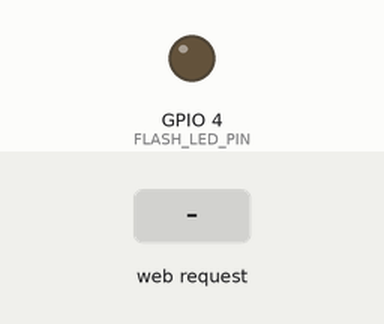
Simulated run of this sketch. Board: ESP32. Shown: output pins drawn as LEDs (lit = HIGH). Inputs (shaded band) come from the test bench. WiFi joins after 1.5 s; servers stay silent unless stated; uploads are accepted with an empty reply; the camera gives no picture; what the sketch prints to the serial monitor is not drawn.

Above: at 3.7 s.
3.8 s: HTTP request GET /capture?flash=1 received
At 4.04 s:
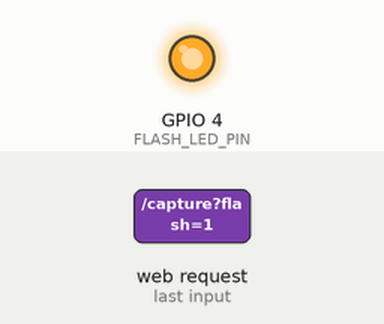
5.6 s: HTTP request GET /capture?flash=retrying received
7.2 s: HTTP request GET /capture?type=1 received
Timing chart, 0 to 10.2 s (numbered marks = the images above; inputs shaded):
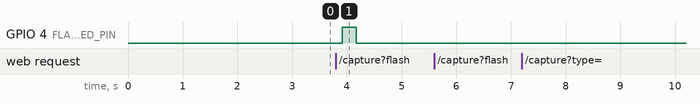

Measured:
- after the input at 3.8 s, GPIO 4 (FLASH_LED_PIN): LOW → HIGH after 0.11 s, → LOW 0.26 s later
- after the input at 5.6 s, every drawn part: stays the same
- after the input at 7.2 s, every drawn part: stays the same

The sketch:

esp32_camera.ino
```cpp
#include "esp_camera.h"
#include <WiFi.h>
#include <HTTPClient.h>
#include <WebServer.h>

// WiFi credentials
const char* ssid = "parking";
const char* password = "0000011111";

// Server IP (your laptop)
const char* serverURL = "http://10.137.170.161:5000/api/analyze-plate";

// Camera pins (AI-Thinker ESP32-CAM)a
#define PWDN_GPIO_NUM     32
#define RESET_GPIO_NUM    -1
#define XCLK_GPIO_NUM      0
#define SIOD_GPIO_NUM     26
#define SIOC_GPIO_NUM     27
#define Y9_GPIO_NUM       35
#define Y8_GPIO_NUM       34
#define Y7_GPIO_NUM       39
#define Y6_GPIO_NUM       36
#define Y5_GPIO_NUM       21
#define Y4_GPIO_NUM       19
#define Y3_GPIO_NUM       18
#define Y2_GPIO_NUM        5
#define VSYNC_GPIO_NUM    25
#define HREF_GPIO_NUM     23
#define PCLK_GPIO_NUM     22
#define FLASH_LED_PIN      4

WebServer server(80);
bool useFlash = false;
String captureType = "entry";  // "entry" or "exit"

void setup() {
  Serial.begin(115200);

  pinMode(FLASH_LED_PIN, OUTPUT);
  digitalWrite(FLASH_LED_PIN, LOW);

  // Use DHCP to get IP on same subnet as laptop
  // Removed static IP configuration

  // Camera config
  camera_config_t config;
  config.ledc_channel = LEDC_CHANNEL_0;
  config.ledc_timer = LEDC_TIMER_0;
  config.pin_d0 = Y2_GPIO_NUM;
  config.pin_d1 = Y3_GPIO_NUM;
  config.pin_d2 = Y4_GPIO_NUM;
  config.pin_d3 = Y5_GPIO_NUM;
  config.pin_d4 = Y6_GPIO_NUM;
  config.pin_d5 = Y7_GPIO_NUM;
  config.pin_d6 = Y8_GPIO_NUM;
  config.pin_d7 = Y9_GPIO_NUM;
  config.pin_xclk = XCLK_GPIO_NUM;
  config.pin_pclk = PCLK_GPIO_NUM;
  config.pin_vsync = VSYNC_GPIO_NUM;
  config.pin_href = HREF_GPIO_NUM;
  config.pin_sscb_sda = SIOD_GPIO_NUM;
  config.pin_sscb_scl = SIOC_GPIO_NUM;
  config.pin_pwdn = PWDN_GPIO_NUM;
  config.pin_reset = RESET_GPIO_NUM;
  config.xclk_freq_hz = 20000000;
  config.pixel_format = PIXFORMAT_JPEG;
  config.frame_size = FRAMESIZE_SVGA;
  config.jpeg_quality = 12;
  config.fb_count = 1;

  esp_camera_init(&config);

  WiFi.begin(ssid, password);
  while (WiFi.status() != WL_CONNECTED) {
    delay(1000);
    Serial.println("Connecting...");
  }
  Serial.println("WiFi connected: " + WiFi.localIP().toString());
  Serial.println("Gateway: " + WiFi.gatewayIP().toString());
  Serial.println("Server: " + String(serverURL));

  // Test server connectivity on boot
  Serial.println("\nTesting server connection...");
  WiFiClient testClient;
  if (testClient.connect("10.137.170.161", 5000)) {
    Serial.println("✅ Server is reachable!");
    testClient.stop();
  } else {
    Serial.println("❌ Cannot reach server at 10.137.170.161:5000");
    Serial.println("Check: 1) Flask running 2) Firewall 3) Same network");
  }

  // Setup web server for capture triggers
  server.on("/capture", handleCapture);
  server.begin();
}

void loop() {
  server.handleClient();
  // Only capture when triggered - no auto capture
  delay(100);
}

void handleCapture() {
  // Get parameters from ESP8266
  if (server.hasArg("flash")) {
    useFlash = server.arg("flash") == "1";
  }

  if (server.hasArg("type")) {
    captureType = server.arg("type");  // "entry" or "exit"
  }

  Serial.println("Capture triggered - Type: " + captureType + ", Flash: " + (useFlash ? "ON" : "OFF"));

  server.send(200, "text/plain", "OK");

  // Capture immediately when triggered
  delay(100);
  captureAndSend();
}

void captureAndSend() {
  Serial.println("\n=== STARTING IMAGE CAPTURE ===");
  Serial.println("Flash: " + String(useFlash ? "ON" : "OFF"));
  Serial.println("Type: " + captureType);

  if (useFlash) {
    Serial.println("Turning on flash...");
    digitalWrite(FLASH_LED_PIN, HIGH);
    delay(200);
  }

  Serial.println("Capturing image...");
  camera_fb_t * fb = esp_camera_fb_get();
  if (!fb) {
    Serial.println("❌ CAPTURE FAILED!");
    digitalWrite(FLASH_LED_PIN, LOW);
    return;
  }

  Serial.println("✅ Image captured successfully");
  Serial.println("Image size: " + String(fb->len) + " bytes");

  digitalWrite(FLASH_LED_PIN, LOW);

  Serial.println("\n=== SENDING TO SERVER ===");
  Serial.println("Server URL: " + String(serverURL));

  // Test connectivity first
  WiFiClient testClient;
  Serial.println("Testing connection to 10.137.170.161:5000...");
  if (!testClient.connect("10.137.170.161", 5000)) {
    Serial.println("❌ Cannot connect to server! Check:");
    Serial.println("  1. Flask server running?");
    Serial.println("  2. Server IP = 10.137.170.161?");
    Serial.println("  3. Windows Firewall port 5000 open?");
    esp_camera_fb_return(fb);
    return;
  }
  testClient.stop();
  Serial.println("✅ Server reachable, sending image...");

  HTTPClient http;
  http.begin(serverURL);
  http.setTimeout(30000);  // 30 second timeout for AI processing

  String boundary = "----ESP32Boundary";
  String contentType = "multipart/form-data; boundary=" + boundary;
  http.addHeader("Content-Type", contentType);
  Serial.println("Content-Type: " + contentType);

  String body = "--" + boundary + "\r\n";
  body += "Content-Disposition: form-data; name=\"image\"; filename=\"esp32.jpg\"\r\n";
  body += "Content-Type: image/jpeg\r\n\r\n";

  // Add type parameter to the request
  String typeField = "\r\n--" + boundary + "\r\n";
  typeField += "Content-Disposition: form-data; name=\"type\"\r\n\r\n";
  typeField += captureType;

  String footer = "\r\n--" + boundary + "--\r\n";

  int totalLen = body.length() + fb->len + typeField.length() + footer.length();
  Serial.println("Total payload size: " + String(totalLen) + " bytes");

  uint8_t* postData = (uint8_t*)malloc(totalLen);
  if (!postData) {
    Serial.println("❌ Memory allocation failed!");
    esp_camera_fb_return(fb);
    return;
  }

  int offset = 0;
  memcpy(postData + offset, body.c_str(), body.length());
  offset += body.length();

  memcpy(postData + offset, fb->buf, fb->len);
  offset += fb->len;

  memcpy(postData + offset, typeField.c_str(), typeField.length());
  offset += typeField.length();

  memcpy(postData + offset, footer.c_str(), footer.length());

  Serial.println("Payload prepared, sending POST request...");

  int response = http.POST(postData, totalLen);

  Serial.println("\n=== SERVER RESPONSE ===");
  Serial.println("HTTP Code: " + String(response));

  if (response == -5) {
    Serial.println("⚠️ Connection refused - Server may be down or firewall blocking");
  } else if (response == -11) {
    Serial.println("⚠️ Read timeout - Server processing took too long");
  } else if (response < 0) {
    Serial.println("⚠️ Network error occurred");
  }

  if (response > 0) {
    String result = http.getString();
    Serial.println("✅ Response received:");
    Serial.println(result);

    // Check if retry needed
    if (result.indexOf("retrying") > -1) {
      if (result.indexOf("\"flash\":true") > -1) {
        useFlash = true;
        Serial.println("🔦 Flash enabled for next capture");
      }
      Serial.println("🔄 Retry requested by server");
    } else if (result.indexOf("plate_text") > -1) {
      useFlash = false;
      Serial.println("✅ SUCCESS! Plate recognized");
    } else if (result.indexOf("error") > -1) {
      Serial.println("❌ Server returned error");
    }
  } else {
    Serial.println("❌ HTTP POST FAILED!");
    Serial.println("Error code: " + String(response));
  }

  http.end();
  esp_camera_fb_return(fb);
  free(postData);

  Serial.println("=== CAPTURE COMPLETE ===\n");
}
```
